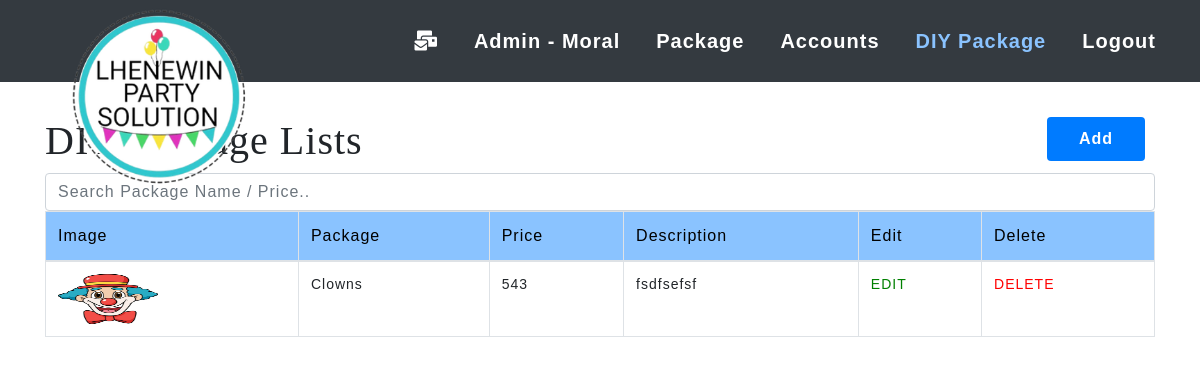
The page /diypackage.php (signed in) on the database its author committed.
### tables this page shows
CREATE TABLE `images` (
  `id` int(11) NOT NULL,
  `file_name` varchar(255) NOT NULL,
  `uploaded_on` datetime NOT NULL,
  `status` tinyint(1) NOT NULL DEFAULT 1,
  `Product` varchar(250) NOT NULL,
  `Price` int(11) NOT NULL,
  `Description` varchar(255) NOT NULL
);

### diypackage.php (the view, shortened to what this page needs)
<!DOCTYPE html>
<html lang="en">
<head>
    <link rel="stylesheet" href="css/bootstrap.min.css">
    <link rel="stylesheet" href="cssproj/home.css">
    <link rel="stylesheet" href="cssproj/services.css">
    <link rel="stylesheet" href="https://cdn.datatables.net/2.0.7/css/dataTables.bootstrap4.css">
    <link rel="stylesheet" href="https://cdnjs.cloudflare.com/ajax/libs/twitter-bootstrap/4.5.2/css/bootstrap.css">
    <link rel="stylesheet" href="https://use.fontawesome.com/releases/v5.8.1/css/all.css">
</head>
<body>
  <nav class="navbar sticky-top navbar-expand-lg bg-dark">
    <div class="logo">
        <img src="img/logo.png" alt="" width="200px">
    </div>
    <div class="container-fluid">
      <div class="collapse navbar-collapse" id="navbarSupportedContent">
        <ul class="navbar-nav mr-auto w-100 justify-content-end">
        <li class="nav-item active float-left">
            <a class="nav-link" href="./admin/message.php"><i class="fas fa-mail-bulk"></i></a>
          </li>
        <li class="nav-item  float-left">
            <a class="nav-link" href="admin_dash.php">Admin - <?php echo $_SESSION['admin_name'] ?><span class="sr-only"></span></a>
          </li>
          <li class="nav-item ">
            <a class="nav-link " href="product.php">Package</a>
          </li>
          <li class="nav-item ">
          <a class="nav-link " href="./admin/account.php">Accounts</a>
          </li>
          <li class="nav-item active">
          <a class="nav-link active" href="">DIY Package</a>
          </li>
          <li class="nav-item">
            <a href="logout.php" class="nav-link">Logout</a>
          </li>
        </ul>
      </div>
    </div>
  </nav>
<div class="container table-responsive table">
    <h1 class="float-left mtoptitle" >DIY Package Lists</h1>
    <a type="button" class="button btn-primary activeadd float-right" href="#" data-toggle="modal" data-target="#myModal">Add</a>
    <input class="form-control" id="myInput" type="text" placeholder="Search Package Name / Price..">
        <table id="example" class="table table-bordered box" style="width:100%">
        <thead style="background:#8ac3ff; color:black;">
            <tr>
                <th>Image</th>
                <th>Package</th>
                <th>Price</th>
                <th>Description</th>
                <th>Edit </th>
                <th>Delete</th>
            </tr>
        </thead>
        <tbody id="myTable">
        <?php
        include 'database.php';
        $query = $conn->query("SELECT * FROM images ORDER BY uploaded_on DESC");
        if($query->num_rows > 0){
            while($row = $query->fetch_assoc()){
                $imageURL = 'uploads/'.$row["file_name"];
        ?>
          <tr>
          <td>
              <img src="<?php echo $imageURL; ?>" alt="" width="100px" height="50px" />
              </td>
              <td><?php echo $row['Product']; ?></td>
              <td><?php echo $row['Price']; ?></td>
              <td><?php echo $row['Description']; ?></td>
              <td><a style="color: green;" class="link" href="./action/edit_prod.php?id=<?php echo $row['id'];?>">EDIT</a></td>
              <td><a style="color: red;" class="link" href="./action/del_prod.php?id=<?php echo $row['id'];?>">DELETE</a></td>
          </tr>
          <?php }
              }?>
        </tbody>
    </table>
</div>
</body>
</html>

### cssproj/home.css (style rules this page uses)
html, body { width: 100%; height: 100%; }
a { color: #291947; -webkit-transition: all .35s; -moz-transition: all .35s; transition: all .35s; }
h1,h2,h3,h4,h5,h6 { font-family: 'Franklin Gothic Medium'; }
a { color: black; }
.mtoptitle { margin-top: 35px; }
.logo { position:absolute; margin-top: 105px; margin-left: 40px; }
@media screen and (min-width: 1200px) { .container { width: 90%; } }

### cssproj/services.css (style rules this page uses)
*, *::before, *::after { box-sizing: border-box; }
* { padding: 0; margin: 0; box-sizing: border-box; font-family: 'Poppins', sans-serif; }
.container { max-width: 1080px; margin-left: auto; margin-right: auto; padding-left: 20px; padding-right: 20px; }

### cssproj/navbar.css (style rules this page uses)
* { font-family: sans-serif; font-weight: 300; letter-spacing: 1px; }
body { height: 2000px; }
.navbar { padding: 10px 10px; top: 0; }
.nav-item { padding: 10px 5px; }
.navbar .nav-link { font-size: 20px; margin-left: 10px; font-weight: bold; font-family:Arial, Helvetica, sans-serif }
.nav-link, .navbar-brand { color: white; }
.active { color: #8ac3ff; }
:root { --white: #fff; --black: #000; --blue: rgb(39, 56, 133, 0.7); --deepblue: #080808; }

### diypackage.php (style rules this page uses)
td { cursor: pointer; font-size: 14px; }
.button { display: inline-block; background: #ff7d3c; margin: 0 10px; padding: 10px 32px; border-radius: 4px; color: black;; text-decoration: none; }
.activeadd { background-color: #007bff; color: white; font-weight: bold; margin-top: 35px; }

### rows shown on the page
images: file_name (picture), Product "Clowns", Price "543", Description "fsdfsefsf"

### other values the page prints
$_SESSION['admin_name'] "Moral"
